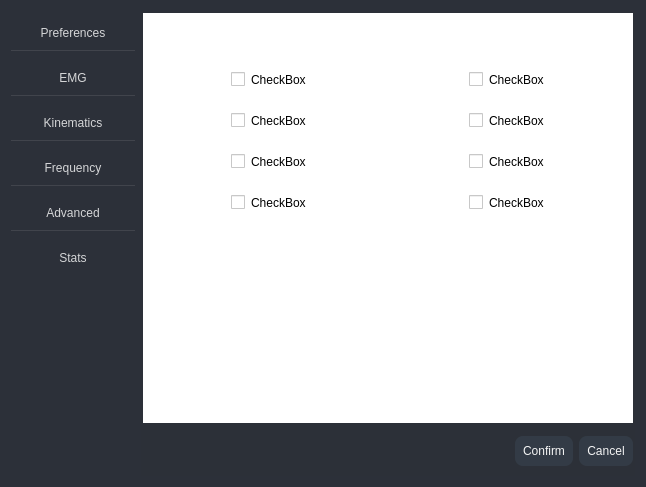
<?xml version="1.0" encoding="UTF-8"?>
<ui version="4.0">
 <class>Form</class>
 <widget class="QWidget" name="Form">
  <property name="geometry">
   <rect>
    <x>0</x>
    <y>0</y>
    <width>646</width>
    <height>487</height>
   </rect>
  </property>
  <property name="windowTitle">
   <string>Form</string>
  </property>
  <property name="styleSheet">
   <string notr="true">background-color:#2c3039;</string>
  </property>
  <layout class="QVBoxLayout" name="verticalLayout">
   <item>
    <widget class="QFrame" name="body">
     <property name="sizePolicy">
      <sizepolicy hsizetype="Preferred" vsizetype="Expanding">
       <horstretch>0</horstretch>
       <verstretch>2</verstretch>
      </sizepolicy>
     </property>
     <property name="styleSheet">
      <string notr="true">border:none;</string>
     </property>
     <property name="frameShape">
      <enum>QFrame::StyledPanel</enum>
     </property>
     <property name="frameShadow">
      <enum>QFrame::Raised</enum>
     </property>
     <layout class="QHBoxLayout" name="horizontalLayout">
      <property name="spacing">
       <number>-1</number>
      </property>
      <property name="leftMargin">
       <number>0</number>
      </property>
      <property name="topMargin">
       <number>0</number>
      </property>
      <property name="rightMargin">
       <number>0</number>
      </property>
      <property name="bottomMargin">
       <number>0</number>
      </property>
      <item>
       <widget class="QFrame" name="left_menu">
        <property name="sizePolicy">
         <sizepolicy hsizetype="Expanding" vsizetype="Preferred">
          <horstretch>2</horstretch>
          <verstretch>0</verstretch>
         </sizepolicy>
        </property>
        <property name="frameShape">
         <enum>QFrame::StyledPanel</enum>
        </property>
        <property name="frameShadow">
         <enum>QFrame::Raised</enum>
        </property>
        <layout class="QVBoxLayout" name="verticalLayout_2">
         <property name="spacing">
          <number>0</number>
         </property>
         <property name="leftMargin">
          <number>0</number>
         </property>
         <property name="topMargin">
          <number>0</number>
         </property>
         <property name="rightMargin">
          <number>0</number>
         </property>
         <property name="bottomMargin">
          <number>0</number>
         </property>
         <item>
          <widget class="QFrame" name="general">
           <property name="minimumSize">
            <size>
             <width>0</width>
             <height>45</height>
            </size>
           </property>
           <property name="maximumSize">
            <size>
             <width>16777215</width>
             <height>45</height>
            </size>
           </property>
           <property name="cursor">
            <cursorShape>PointingHandCursor</cursorShape>
           </property>
           <property name="styleSheet">
            <string notr="true">
</string>
           </property>
           <property name="frameShape">
            <enum>QFrame::StyledPanel</enum>
           </property>
           <property name="frameShadow">
            <enum>QFrame::Raised</enum>
           </property>
           <layout class="QVBoxLayout" name="verticalLayout_3">
            <property name="spacing">
             <number>0</number>
            </property>
            <property name="leftMargin">
             <number>0</number>
            </property>
            <property name="topMargin">
             <number>0</number>
            </property>
            <property name="rightMargin">
             <number>0</number>
            </property>
            <property name="bottomMargin">
             <number>0</number>
            </property>
            <item>
             <widget class="QPushButton" name="pushButton">
              <property name="styleSheet">
               <string notr="true">color:rgba(255,255,255,0.8);
border-bottom:0.5px solid rgba(255,255,255,0.1);
padding:10px;</string>
              </property>
              <property name="text">
               <string>Preferences</string>
              </property>
             </widget>
            </item>
           </layout>
          </widget>
         </item>
         <item>
          <widget class="QFrame" name="general_2">
           <property name="minimumSize">
            <size>
             <width>0</width>
             <height>45</height>
            </size>
           </property>
           <property name="maximumSize">
            <size>
             <width>16777215</width>
             <height>45</height>
            </size>
           </property>
           <property name="cursor">
            <cursorShape>PointingHandCursor</cursorShape>
           </property>
           <property name="styleSheet">
            <string notr="true"/>
           </property>
           <property name="frameShape">
            <enum>QFrame::StyledPanel</enum>
           </property>
           <property name="frameShadow">
            <enum>QFrame::Raised</enum>
           </property>
           <layout class="QVBoxLayout" name="verticalLayout_4">
            <property name="spacing">
             <number>0</number>
            </property>
            <property name="leftMargin">
             <number>0</number>
            </property>
            <property name="topMargin">
             <number>0</number>
            </property>
            <property name="rightMargin">
             <number>0</number>
            </property>
            <property name="bottomMargin">
             <number>0</number>
            </property>
            <item>
             <widget class="QPushButton" name="pushButton_2">
              <property name="styleSheet">
               <string notr="true">color:rgba(255,255,255,0.8);
border-bottom:0.5px solid rgba(255,255,255,0.1);
padding:10px;</string>
              </property>
              <property name="text">
               <string>EMG</string>
              </property>
             </widget>
            </item>
           </layout>
          </widget>
         </item>
         <item>
          <widget class="QFrame" name="general_3">
           <property name="minimumSize">
            <size>
             <width>0</width>
             <height>45</height>
            </size>
           </property>
           <property name="maximumSize">
            <size>
             <width>16777215</width>
             <height>45</height>
            </size>
           </property>
           <property name="cursor">
            <cursorShape>PointingHandCursor</cursorShape>
           </property>
           <property name="frameShape">
            <enum>QFrame::StyledPanel</enum>
           </property>
           <property name="frameShadow">
            <enum>QFrame::Raised</enum>
           </property>
           <layout class="QVBoxLayout" name="verticalLayout_5">
            <property name="spacing">
             <number>0</number>
            </property>
            <property name="leftMargin">
             <number>0</number>
            </property>
            <property name="topMargin">
             <number>0</number>
            </property>
            <property name="rightMargin">
             <number>0</number>
            </property>
            <property name="bottomMargin">
             <number>0</number>
            </property>
            <item>
             <widget class="QPushButton" name="pushButton_3">
              <property name="styleSheet">
               <string notr="true">color:rgba(255,255,255,0.8);
border-bottom:0.5px solid rgba(255,255,255,0.1);
padding:10px;</string>
              </property>
              <property name="text">
               <string>Kinematics</string>
              </property>
             </widget>
            </item>
           </layout>
          </widget>
         </item>
         <item>
          <widget class="QFrame" name="general_4">
           <property name="minimumSize">
            <size>
             <width>0</width>
             <height>45</height>
            </size>
           </property>
           <property name="maximumSize">
            <size>
             <width>16777215</width>
             <height>45</height>
            </size>
           </property>
           <property name="cursor">
            <cursorShape>PointingHandCursor</cursorShape>
           </property>
           <property name="frameShape">
            <enum>QFrame::StyledPanel</enum>
           </property>
           <property name="frameShadow">
            <enum>QFrame::Raised</enum>
           </property>
           <layout class="QVBoxLayout" name="verticalLayout_6">
            <property name="spacing">
             <number>0</number>
            </property>
            <property name="leftMargin">
             <number>0</number>
            </property>
            <property name="topMargin">
             <number>0</number>
            </property>
            <property name="rightMargin">
             <number>0</number>
            </property>
            <property name="bottomMargin">
             <number>0</number>
            </property>
            <item>
             <widget class="QPushButton" name="pushButton_4">
              <property name="styleSheet">
               <string notr="true">color:rgba(255,255,255,0.8);
border-bottom:0.5px solid rgba(255,255,255,0.1);
padding:10px;</string>
              </property>
              <property name="text">
               <string>Frequency</string>
              </property>
             </widget>
            </item>
           </layout>
          </widget>
         </item>
         <item>
          <widget class="QFrame" name="general_5">
           <property name="minimumSize">
            <size>
             <width>0</width>
             <height>45</height>
            </size>
           </property>
           <property name="maximumSize">
            <size>
             <width>16777215</width>
             <height>45</height>
            </size>
           </property>
           <property name="cursor">
            <cursorShape>PointingHandCursor</cursorShape>
           </property>
           <property name="frameShape">
            <enum>QFrame::StyledPanel</enum>
           </property>
           <property name="frameShadow">
            <enum>QFrame::Raised</enum>
           </property>
           <layout class="QVBoxLayout" name="verticalLayout_7">
            <property name="spacing">
             <number>0</number>
            </property>
            <property name="leftMargin">
             <number>0</number>
            </property>
            <property name="topMargin">
             <number>0</number>
            </property>
            <property name="rightMargin">
             <number>0</number>
            </property>
            <property name="bottomMargin">
             <number>0</number>
            </property>
            <item>
             <widget class="QPushButton" name="pushButton_5">
              <property name="styleSheet">
               <string notr="true">color:rgba(255,255,255,0.8);
border-bottom:0.5px solid rgba(255,255,255,0.1);
padding:10px;</string>
              </property>
              <property name="text">
               <string>Advanced</string>
              </property>
             </widget>
            </item>
           </layout>
          </widget>
         </item>
         <item>
          <widget class="QFrame" name="general_6">
           <property name="minimumSize">
            <size>
             <width>0</width>
             <height>45</height>
            </size>
           </property>
           <property name="maximumSize">
            <size>
             <width>16777215</width>
             <height>45</height>
            </size>
           </property>
           <property name="cursor">
            <cursorShape>PointingHandCursor</cursorShape>
           </property>
           <property name="frameShape">
            <enum>QFrame::StyledPanel</enum>
           </property>
           <property name="frameShadow">
            <enum>QFrame::Raised</enum>
           </property>
           <layout class="QVBoxLayout" name="verticalLayout_8">
            <property name="spacing">
             <number>0</number>
            </property>
            <property name="leftMargin">
             <number>0</number>
            </property>
            <property name="topMargin">
             <number>0</number>
            </property>
            <property name="rightMargin">
             <number>0</number>
            </property>
            <property name="bottomMargin">
             <number>0</number>
            </property>
            <item>
             <widget class="QPushButton" name="pushButton_6">
              <property name="styleSheet">
               <string notr="true">color:rgba(255,255,255,0.8);

padding:10px;</string>
              </property>
              <property name="text">
               <string>Stats</string>
              </property>
             </widget>
            </item>
           </layout>
          </widget>
         </item>
         <item>
          <spacer name="verticalSpacer">
           <property name="orientation">
            <enum>Qt::Vertical</enum>
           </property>
           <property name="sizeHint" stdset="0">
            <size>
             <width>20</width>
             <height>190</height>
            </size>
           </property>
          </spacer>
         </item>
        </layout>
       </widget>
      </item>
      <item>
       <widget class="QStackedWidget" name="right_content">
        <property name="sizePolicy">
         <sizepolicy hsizetype="Expanding" vsizetype="Preferred">
          <horstretch>8</horstretch>
          <verstretch>0</verstretch>
         </sizepolicy>
        </property>
        <property name="styleSheet">
         <string notr="true">background-color:rgba(45,56,56,0.1);</string>
        </property>
        <widget class="QWidget" name="preference">
         <layout class="QVBoxLayout" name="verticalLayout_9">
          <property name="leftMargin">
           <number>2</number>
          </property>
          <property name="topMargin">
           <number>2</number>
          </property>
          <property name="rightMargin">
           <number>2</number>
          </property>
          <property name="bottomMargin">
           <number>2</number>
          </property>
          <item>
           <widget class="QFrame" name="body_2">
            <property name="sizePolicy">
             <sizepolicy hsizetype="Preferred" vsizetype="Expanding">
              <horstretch>0</horstretch>
              <verstretch>9</verstretch>
             </sizepolicy>
            </property>
            <property name="styleSheet">
             <string notr="true">background-color:rgba(255,255,255,1);</string>
            </property>
            <property name="frameShape">
             <enum>QFrame::StyledPanel</enum>
            </property>
            <property name="frameShadow">
             <enum>QFrame::Raised</enum>
            </property>
            <layout class="QHBoxLayout" name="horizontalLayout_3">
             <item>
              <widget class="QFrame" name="left_check">
               <property name="sizePolicy">
                <sizepolicy hsizetype="Expanding" vsizetype="Preferred">
                 <horstretch>1</horstretch>
                 <verstretch>0</verstretch>
                </sizepolicy>
               </property>
               <property name="frameShape">
                <enum>QFrame::StyledPanel</enum>
               </property>
               <property name="frameShadow">
                <enum>QFrame::Raised</enum>
               </property>
               <layout class="QVBoxLayout" name="verticalLayout_11">
                <item>
                 <widget class="QFrame" name="frame">
                  <property name="frameShape">
                   <enum>QFrame::StyledPanel</enum>
                  </property>
                  <property name="frameShadow">
                   <enum>QFrame::Raised</enum>
                  </property>
                  <layout class="QHBoxLayout" name="horizontalLayout_4">
                   <item>
                    <spacer name="horizontalSpacer_2">
                     <property name="orientation">
                      <enum>Qt::Horizontal</enum>
                     </property>
                     <property name="sizeHint" stdset="0">
                      <size>
                       <width>24</width>
                       <height>20</height>
                      </size>
                     </property>
                    </spacer>
                   </item>
                   <item>
                    <widget class="QFrame" name="checkbox_list">
                     <property name="styleSheet">
                      <string notr="true">padding:10px;</string>
                     </property>
                     <property name="frameShape">
                      <enum>QFrame::StyledPanel</enum>
                     </property>
                     <property name="frameShadow">
                      <enum>QFrame::Raised</enum>
                     </property>
                     <layout class="QVBoxLayout" name="verticalLayout_10">
                      <property name="spacing">
                       <number>-1</number>
                      </property>
                      <property name="topMargin">
                       <number>12</number>
                      </property>
                      <item>
                       <widget class="QCheckBox" name="checkBox">
                        <property name="text">
                         <string>CheckBox</string>
                        </property>
                       </widget>
                      </item>
                      <item>
                       <widget class="QCheckBox" name="checkBox_2">
                        <property name="text">
                         <string>CheckBox</string>
                        </property>
                       </widget>
                      </item>
                      <item>
                       <widget class="QCheckBox" name="checkBox_3">
                        <property name="text">
                         <string>CheckBox</string>
                        </property>
                       </widget>
                      </item>
                      <item>
                       <widget class="QCheckBox" name="checkBox_4">
                        <property name="text">
                         <string>CheckBox</string>
                        </property>
                       </widget>
                      </item>
                     </layout>
                    </widget>
                   </item>
                   <item>
                    <spacer name="horizontalSpacer_3">
                     <property name="orientation">
                      <enum>Qt::Horizontal</enum>
                     </property>
                     <property name="sizeHint" stdset="0">
                      <size>
                       <width>1</width>
                       <height>20</height>
                      </size>
                     </property>
                    </spacer>
                   </item>
                  </layout>
                 </widget>
                </item>
                <item>
                 <spacer name="verticalSpacer_2">
                  <property name="orientation">
                   <enum>Qt::Vertical</enum>
                  </property>
                  <property name="sizeHint" stdset="0">
                   <size>
                    <width>20</width>
                    <height>88</height>
                   </size>
                  </property>
                 </spacer>
                </item>
               </layout>
              </widget>
             </item>
             <item>
              <widget class="QFrame" name="right_check">
               <property name="sizePolicy">
                <sizepolicy hsizetype="Expanding" vsizetype="Preferred">
                 <horstretch>1</horstretch>
                 <verstretch>0</verstretch>
                </sizepolicy>
               </property>
               <property name="frameShape">
                <enum>QFrame::StyledPanel</enum>
               </property>
               <property name="frameShadow">
                <enum>QFrame::Raised</enum>
               </property>
               <layout class="QVBoxLayout" name="verticalLayout_14">
                <item>
                 <widget class="QFrame" name="frame_2">
                  <property name="frameShape">
                   <enum>QFrame::StyledPanel</enum>
                  </property>
                  <property name="frameShadow">
                   <enum>QFrame::Raised</enum>
                  </property>
                  <layout class="QHBoxLayout" name="horizontalLayout_6">
                   <item>
                    <spacer name="horizontalSpacer_6">
                     <property name="orientation">
                      <enum>Qt::Horizontal</enum>
                     </property>
                     <property name="sizeHint" stdset="0">
                      <size>
                       <width>119</width>
                       <height>20</height>
                      </size>
                     </property>
                    </spacer>
                   </item>
                   <item>
                    <widget class="QFrame" name="checkbox_list_3">
                     <property name="styleSheet">
                      <string notr="true">padding:10px;</string>
                     </property>
                     <property name="frameShape">
                      <enum>QFrame::StyledPanel</enum>
                     </property>
                     <property name="frameShadow">
                      <enum>QFrame::Raised</enum>
                     </property>
                     <layout class="QVBoxLayout" name="verticalLayout_13">
                      <property name="topMargin">
                       <number>12</number>
                      </property>
                      <item>
                       <widget class="QCheckBox" name="checkBox_9">
                        <property name="text">
                         <string>CheckBox</string>
                        </property>
                       </widget>
                      </item>
                      <item>
                       <widget class="QCheckBox" name="checkBox_10">
                        <property name="text">
                         <string>CheckBox</string>
                        </property>
                       </widget>
                      </item>
                      <item>
                       <widget class="QCheckBox" name="checkBox_11">
                        <property name="text">
                         <string>CheckBox</string>
                        </property>
                       </widget>
                      </item>
                      <item>
                       <widget class="QCheckBox" name="checkBox_12">
                        <property name="text">
                         <string>CheckBox</string>
                        </property>
                       </widget>
                      </item>
                     </layout>
                    </widget>
                   </item>
                   <item>
                    <spacer name="horizontalSpacer_7">
                     <property name="orientation">
                      <enum>Qt::Horizontal</enum>
                     </property>
                     <property name="sizeHint" stdset="0">
                      <size>
                       <width>119</width>
                       <height>20</height>
                      </size>
                     </property>
                    </spacer>
                   </item>
                  </layout>
                 </widget>
                </item>
                <item>
                 <spacer name="verticalSpacer_3">
                  <property name="orientation">
                   <enum>Qt::Vertical</enum>
                  </property>
                  <property name="sizeHint" stdset="0">
                   <size>
                    <width>20</width>
                    <height>88</height>
                   </size>
                  </property>
                 </spacer>
                </item>
               </layout>
              </widget>
             </item>
            </layout>
           </widget>
          </item>
          <item>
           <widget class="QFrame" name="button_group">
            <property name="sizePolicy">
             <sizepolicy hsizetype="Preferred" vsizetype="Expanding">
              <horstretch>0</horstretch>
              <verstretch>1</verstretch>
             </sizepolicy>
            </property>
            <property name="frameShape">
             <enum>QFrame::StyledPanel</enum>
            </property>
            <property name="frameShadow">
             <enum>QFrame::Raised</enum>
            </property>
            <layout class="QHBoxLayout" name="horizontalLayout_2">
             <property name="leftMargin">
              <number>0</number>
             </property>
             <property name="topMargin">
              <number>0</number>
             </property>
             <property name="rightMargin">
              <number>0</number>
             </property>
             <property name="bottomMargin">
              <number>0</number>
             </property>
             <item>
              <spacer name="horizontalSpacer">
               <property name="orientation">
                <enum>Qt::Horizontal</enum>
               </property>
               <property name="sizeHint" stdset="0">
                <size>
                 <width>340</width>
                 <height>20</height>
                </size>
               </property>
              </spacer>
             </item>
             <item>
              <widget class="QPushButton" name="import_btn_2">
               <property name="cursor">
                <cursorShape>PointingHandCursor</cursorShape>
               </property>
               <property name="styleSheet">
                <string notr="true">color:#f4f4f4;
background-color: #333b46;
padding:8px 8px;
marging:2px 2px;
border-radius:8px;</string>
               </property>
               <property name="text">
                <string>Confirm</string>
               </property>
              </widget>
             </item>
             <item>
              <widget class="QPushButton" name="import_btn_3">
               <property name="cursor">
                <cursorShape>PointingHandCursor</cursorShape>
               </property>
               <property name="styleSheet">
                <string notr="true">color:#f4f4f4;
background-color: #333b46;
padding:8px 8px;
marging:2px 2px;
border-radius:8px;</string>
               </property>
               <property name="text">
                <string>Cancel</string>
               </property>
              </widget>
             </item>
            </layout>
           </widget>
          </item>
         </layout>
        </widget>
        <widget class="QWidget" name="page_2"/>
       </widget>
      </item>
     </layout>
    </widget>
   </item>
  </layout>
 </widget>
 <resources/>
 <connections/>
</ui>
